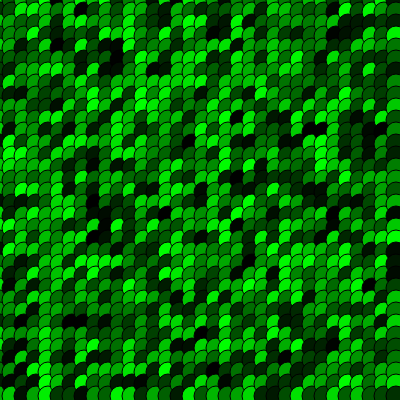
Frame 1 (no input)
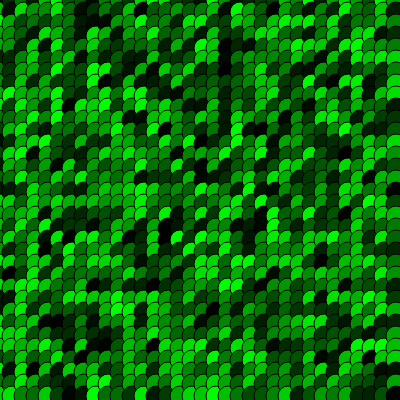
Frame 60 (no input)
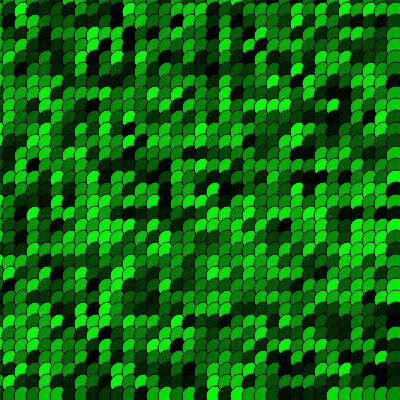
Frame 120 (the mouse pressed at the canvas centre since frame 60)

The p5.js sketch that drew these frames (run headless with seeded random() and noise() and a simulated clock; from frame 60 on, the mouse is pressed at the canvas centre):

// p5.js sketch
// ── sketch.js

function setup() {
  createCanvas(400, 400);
}

function draw() {
  background(220);
  move();
  bounce();
}
function move(){
  for(var x = 0; x <= width; x = x +3){
    fill(255,0,0);
    ellipse(x,200,20,20);
  }
  
}
function bounce(){
  for(var m = 0; m <= height; m = m + 12){
    for(var y = 0; y <= width; y = y + 12){
      fill(0,random(255),0);
      ellipse(m,y,20,20);
      
    }
  }
    
  
}
function display(){
  
}
